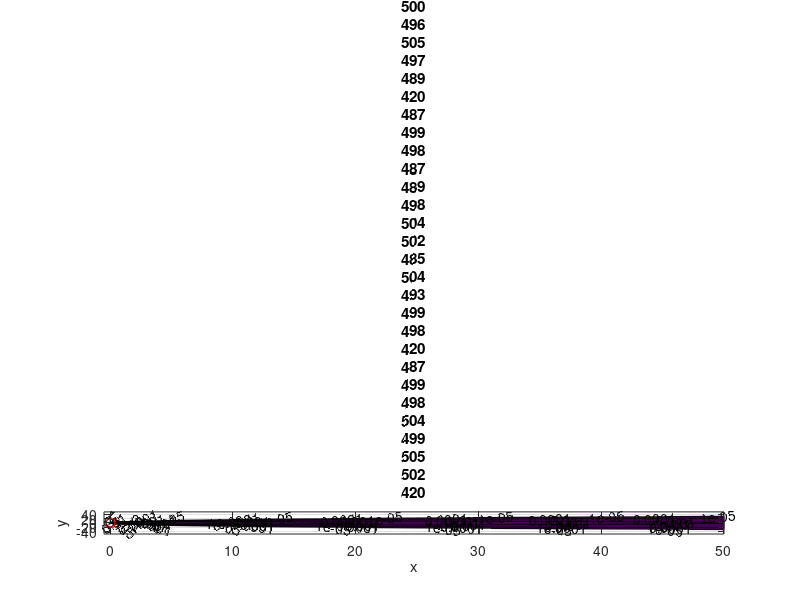

Write the MATLAB code that produced this figure. (Note: this script raises an error after producing the figure.)
%
% gpplot.m: Plot the Gaussian plume solution with constant eddy diffusivity.
%
%
clear all; clc;

Q = 1;     % source emission rate (kg/s)
U = 1;     % wind speed (m/s)
K = 1;     % eddy diffusion coefficient (m^2/s)
H = 0;     % source height (m)

path = '/home/ty/MSNsimulator/GaussianPlumeSimulator/ATDmodel/Models/';
str = "Q"+num2str(Q)+"U"+num2str(U)+"K"+num2str(K);

rmax = 50;  % size of domain in r (m)
xmax = rmax*U/K;
ymax = 50;  % size of domain in y (m)
zmax = 20; % size of domain in z (m)
N = 1000;   % number of plotting points

% Ground-level maximum concentration:
x0 = U*H^2/(4*K);           % x coordinate 
c0 = 2*Q/(pi*U*H^2*exp(1)); % concentration value


%% Plot the ground-level concentration (z=0);
[rr,yy] = meshgrid( [1:N]*rmax/N, [-N:N]*ymax/N );
xx = rr*U/K;
cc = 2 * Q./(4*pi*U*rr) .* exp(-yy.^2./(4*rr)) .* ...
     exp(-H^2./(4*rr));
 
% Normalizing results
C_norm = cc;
c_max=max(max(max(cc)));
C_norm=abs(C_norm./c_max);

clist = [1e-5, 1e-4, 1e-3, 1e-2, .0025, .005, .01, 0.025, 0.05, 0.1];
vlist = [1e-5, 1e-4, 1e-3, 1e-2, .01, 0.1];

% Rounded conc values
%PlumeD(:,:) = round(C_norm(:,:) * 1); 
PlumeD = C_norm;
%clist2 = [1, 10, 50, 100, 250];

% Plot results
f1 = figure(1);
clf;
set(f1,'Position',[514 1081 1407 973]);

%{
zmin = floor(min(PlumeD(:))); 
zmax = ceil(max(PlumeD(:)));
zinc = (zmax - zmin) / 20;
zindex = zmin:5:zmax;
zlevs = zmin:zinc:zmax;
contourf(PlumeD,zlevs)
colormap(jet)
hold on
%contour(PlumeD,zindex,'LineWidth',2)
%}

%[cs,ch] = contourf( xx, yy, cc, clist );
[cs,ch] = contourf( xx, yy, C_norm, clist );
clabel(cs,ch,vlist)
xlabel('x'), ylabel('y')
title('plume concentration contour '+str);
hold on
grid on
plot(x0+eps, 0+eps, 'ko')
plot(0+eps,  0+eps, 'rs')
%arrow( [0.02*xmax, 0.7*ymax], [0.15*xmax,0.7*ymax], 'Width', 2 )  
%text( 0.02*xmax, 0.85*ymax, 'wind' )
hold off
set(gca,'XLim', [-0.01,1]*xmax)
%colorbar
colormap(parula)
shg
print -djpeg 'gplume2.jpg'
print -depsc 'gplume2.eps'


%% Plot results
f2 = figure(2);
clf;
set(f2,'Position',[1 1609 960 445]);
%[cs,ch] = contourf( xx, yy, cc, clist );
[cs,ch] = contourf( xx, yy, C_norm, clist );
clabel(cs)
xlabel('x'), ylabel('y')
title('plume concentration contour '+str);
hold on
grid on
plot(x0+eps, 0+eps, 'ko')
plot(0+eps,  0+eps, 'rs')
%arrow( [0.02*xmax, 0.7*ymax], [0.15*xmax,0.7*ymax], 'Width', 2 )  
%text( 0.02*xmax, 0.85*ymax, 'wind' )
hold off
%set(gca,'XLim', [-0.01,1]*xmax)
colormap(jet)

axis([0 20 -10 10])
ax = gca;
ax.XTick = [0:5:20];
ax.YTick = [-10:2:10];


%% Plot the centerline concentration (y=0):
%{
f3 = figure(3);
clf;
set(f3,'Position',[1 1081 1920 445]);
[rr,zz] = meshgrid( [1:N]*rmax/N, [1:N]*zmax/N );
xx = rr*U/K;
cc = Q./(4*pi*U*rr) .* ...
     ( exp(-(zz-H).^2./(4*rr)) + exp(-(zz+H).^2./(4*rr)) ); 
clist = [1e-5, 1e-4, 1e-3, 1e-2, 0.025, 0.05, 0.1];
[cs,ch] = contourf( xx, zz, cc, clist );
colormap jet 
clabel(cs)
xlabel('x'), ylabel('z')
title('centerline concentration');
hold on 
plot(x0+eps, 0+eps, 'ko')
plot(0+eps,  H+eps, 'rs')
%annotation('arrow', [0.05*xmax, 0.8*zmax], [0.2*xmax,0.8*zmax], 'Width', 2 )  
%text( 0.05*xmax, 0.88*zmax, 'wind' )
hold off
set(gca,'XLim', xmax*[-0.01,1])
shg
print -djpeg 'gplume1.jpg'
print -depsc 'gplume1.eps'

%}

%% Save Test Data:
metrics = [Q,U,K];

filename = path + str + 'PlumeD' + '.mat';
save(filename,'PlumeD');

%% Save Figures to main file:
h(1) = figure(1);
h(2) = figure(2);
%h(3) = figure(3);

figname = path + str + '.fig';
savefig(h,figname)

fig1 = path + str + 'plume.png';
fig2 = path + str + 'plumeZoom.png';
%fig3 = path + str + 'centerline.png';

saveas(h(1),fig1);
saveas(h(2),fig2);
%saveas(h(3),fig3);
